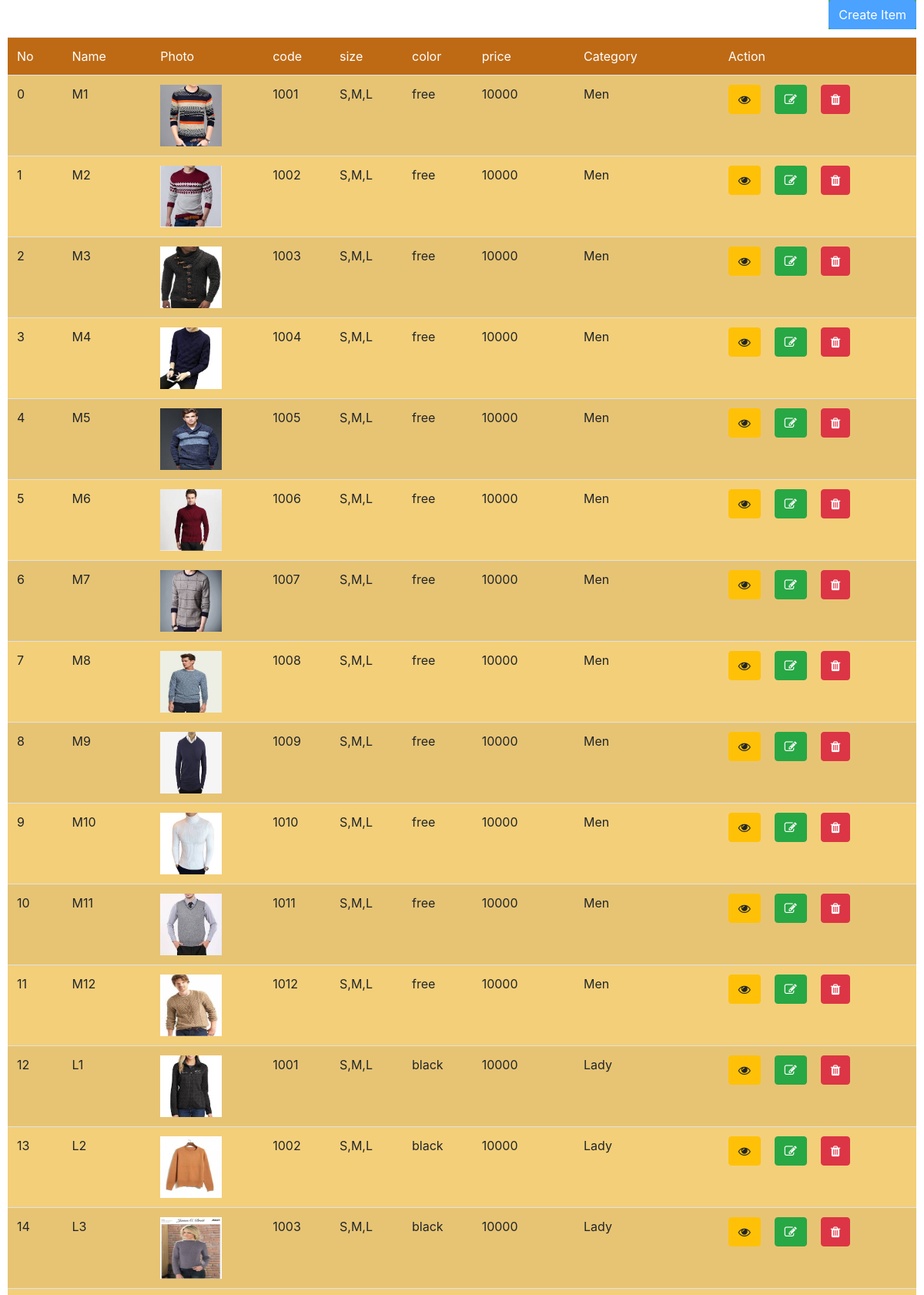
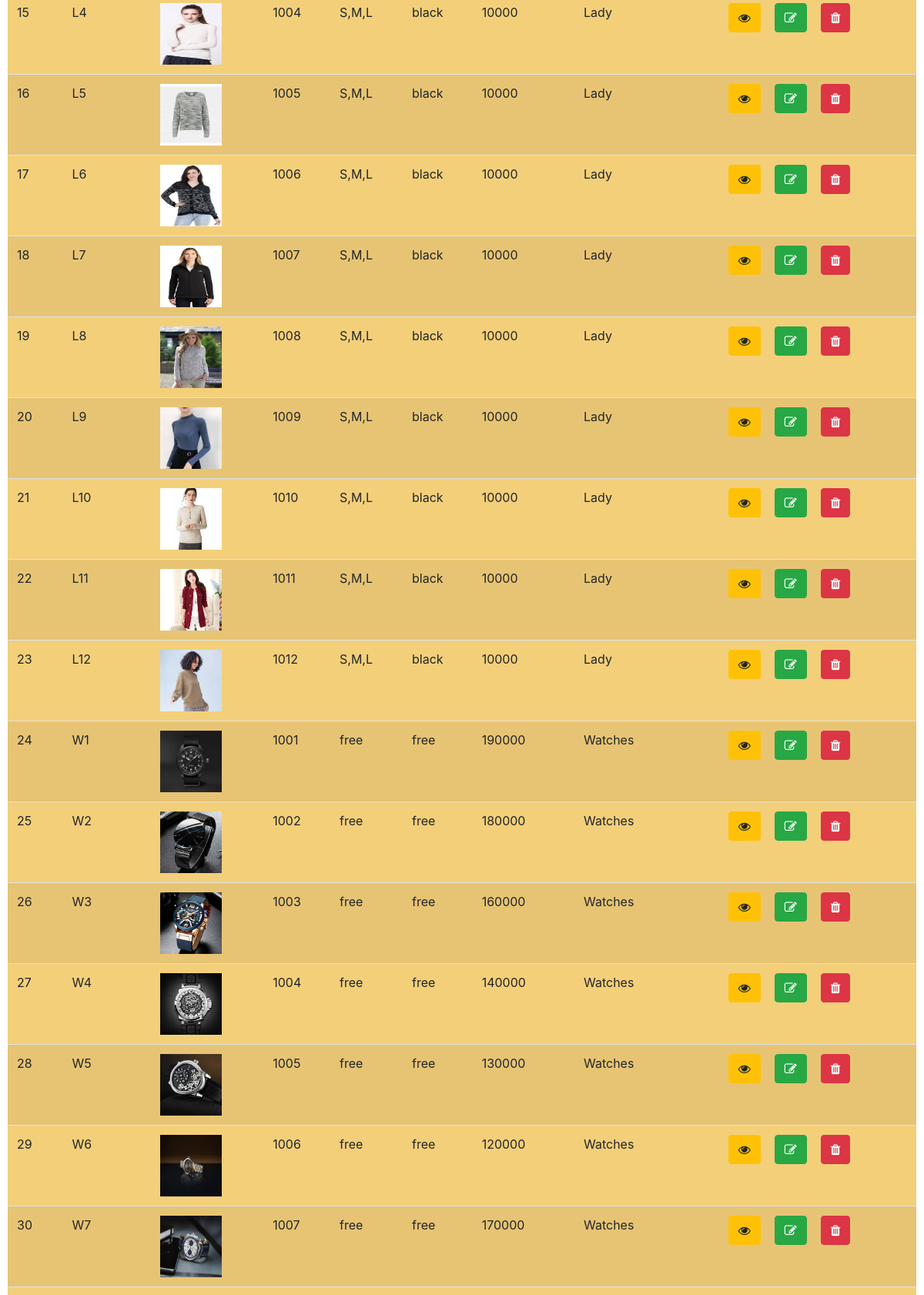
Screenshot of /backend/itemindex.php (upper part) with the database file from the repository (2 pictures, top to bottom).
### tables this page shows
CREATE TABLE `item` (
  `id` int(11) NOT NULL,
  `name` varchar(255) NOT NULL,
  `photo` varchar(255) NOT NULL,
  `code` varchar(255) NOT NULL,
  `size` varchar(255) NOT NULL,
  `color` varchar(255) NOT NULL,
  `price` varchar(255) NOT NULL,
  `productid` int(11) NOT NULL
);

CREATE TABLE `product` (
  `id` int(11) NOT NULL,
  `name` varchar(255) NOT NULL
);

### backend/include/dbconn.php (called while the page is built, shortened)
<?php
class Database
{
	private static $dbHost='localhost';
	private static $dbName='purchasersystem';
	private static $dbUserName='root';
	private static $dbPassword='';
	private static $cont=null;
	public static function connect(){
	if (null== self::$cont) {
		try{
			self::$cont=new PDO("mysql:host=".self::$dbHost.";"."dbname=".self::$dbName,self::$dbUserName,self::$dbPassword);
		}
		catch (PDOException $e){
			die($e->getMessage());
		}
	}
	return self::$cont;
}
}
?>

### backend/model/item.php (called while the page is built, shortened)
<?php
include_once('include/dbconn.php');
class Item
{
	public function getitem()
{
    $this->pdo = Database::connect();
    $this->pdo->setAttribute(PDO::ATTR_ERRMODE,PDO::ERRMODE_EXCEPTION);
    $sql="select item.*,product.name as productid from item inner join product on item.productid=product.id";
    $stmt=$this->pdo->prepare($sql);
    $stmt->execute();
    $results = $stmt -> fetchAll(PDO::FETCH_ASSOC);
    return $results;
    }
}
?>

### backend/controller/itemcontroller.php (called while the page is built, shortened)
<?php
include_once('model/item.php');
class ItemController extends Item
{
	public function showitem()
	{
		return $this->getitem();
	}
}
?>

### backend/itemindex.php (the view, shortened to what this page needs)
<?php
include_once("controller/itemcontroller.php");
$itemController=new ItemController();
$results=$itemController->showitem();
?>
<!DOCTYPE html>
<html>
<head>
    <link href="css/bootstrap.css" rel="stylesheet">
	<link rel="stylesheet" href="https://cdnjs.cloudflare.com/ajax/libs/font-awesome/4.7.0/css/font-awesome.min.css">
</head>
<body>
<div class="container-fluide" style="margin:0 10px 0 10px">
<div class='float-right' style="background-color: green; opacity: 0.7; margin:0 0 10px 0">
    <a href='createitem.php' class='btn btn-primary pull-right'>Create Item</a>
</div>
 <table class="table table-striped" >
<thead style="background-color:#be6a15; margin-top:20px; color:white;">
<tr >
<td >No</td>
<td>Name</td>
<td>Photo</td>
<td>code</td>
<td>size</td>
<td>color</td>
<td>price</td>
<td>Category</td>
<td>Action</td>
</tr>
</thead>
<tbody style="background-color:#f3cf7a;">
<?php
$i=0;
foreach($results as $result)
{
 ?>
<tr>
<td><?php echo $i++?> </td>
<td><?php echo $result['name'];?> </td>
<td><img src="<?php echo $result['photo'];?>" style="width:80px; height:80px;"></td>
<td><?php echo $result['code'];?> </td>
<td><?php echo $result['size'];?> </td>
<td><?php echo $result['color'];?> </td>
<td><?php echo $result['price'];?> </td>
<td><?php echo $result['productid'];?></td>
<td><a class="btn btn-warning" href="itemview.php?id=<?php echo $result['id'];?>" ><i class="fa fa-eye"></i></a>&nbsp; &nbsp; <a class="btn btn-success" href="itemedit.php?id=<?php echo $result['id'];?>"><i class="fa fa-edit"></i></a>&nbsp; &nbsp; <a class="btn btn-danger" onclick="return deleteuser(<?php echo $result['id'];?>);"><i class="fa fa-trash"></i></a></td>
</tr>
<?php
}
?>
</tbody>
</table>
</div>
</body>
</html>

### rows the page displays
item: name "M1", photo (picture), code "1001", size "S,M,L", color "free", price "10000", productid.name "Men"
item: name "M2", photo (picture), code "1002", size "S,M,L", color "free", price "10000", productid.name "Men"
item: name "M3", photo (picture), code "1003", size "S,M,L", color "free", price "10000", productid.name "Men"
item: name "M4", photo (picture), code "1004", size "S,M,L", color "free", price "10000", productid.name "Men"
item: name "M5", photo (picture), code "1005", size "S,M,L", color "free", price "10000", productid.name "Men"
item: name "M6", photo (picture), code "1006", size "S,M,L", color "free", price "10000", productid.name "Men"
item: name "M7", photo (picture), code "1007", size "S,M,L", color "free", price "10000", productid.name "Men"
item: name "M8", photo (picture), code "1008", size "S,M,L", color "free", price "10000", productid.name "Men"
item: name "M9", photo (picture), code "1009", size "S,M,L", color "free", price "10000", productid.name "Men"
item: name "M10", photo (picture), code "1010", size "S,M,L", color "free", price "10000", productid.name "Men"
item: name "M11", photo (picture), code "1011", size "S,M,L", color "free", price "10000", productid.name "Men"
item: name "M12", photo (picture), code "1012", size "S,M,L", color "free", price "10000", productid.name "Men"
item: name "L1", photo (picture), code "1001", size "S,M,L", color "black", price "10000", productid.name "Lady"
item: name "L2", photo (picture), code "1002", size "S,M,L", color "black", price "10000", productid.name "Lady"
item: name "L3", photo (picture), code "1003", size "S,M,L", color "black", price "10000", productid.name "Lady"
item: name "L4", photo (picture), code "1004", size "S,M,L", color "black", price "10000", productid.name "Lady"
item: name "L5", photo (picture), code "1005", size "S,M,L", color "black", price "10000", productid.name "Lady"
item: name "L6", photo (picture), code "1006", size "S,M,L", color "black", price "10000", productid.name "Lady"
item: name "L7", photo (picture), code "1007", size "S,M,L", color "black", price "10000", productid.name "Lady"
item: name "L8", photo (picture), code "1008", size "S,M,L", color "black", price "10000", productid.name "Lady"
item: name "L9", photo (picture), code "1009", size "S,M,L", color "black", price "10000", productid.name "Lady"
item: name "L10", photo (picture), code "1010", size "S,M,L", color "black", price "10000", productid.name "Lady"
item: name "L11", photo (picture), code "1011", size "S,M,L", color "black", price "10000", productid.name "Lady"
item: name "L12", photo (picture), code "1012", size "S,M,L", color "black", price "10000", productid.name "Lady"
item: name "W1", photo (picture), code "1001", size "free", color "free", price "190000", productid.name "Watches"
item: name "W2", photo (picture), code "1002", size "free", color "free", price "180000", productid.name "Watches"
item: name "W3", photo (picture), code "1003", size "free", color "free", price "160000", productid.name "Watches"
item: name "W4", photo (picture), code "1004", size "free", color "free", price "140000", productid.name "Watches"
item: name "W5", photo (picture), code "1005", size "free", color "free", price "130000", productid.name "Watches"
item: name "W6", photo (picture), code "1006", size "free", color "free", price "120000", productid.name "Watches"
item: name "W7", photo (picture), code "1007", size "free", color "free", price "170000", productid.name "Watches"
